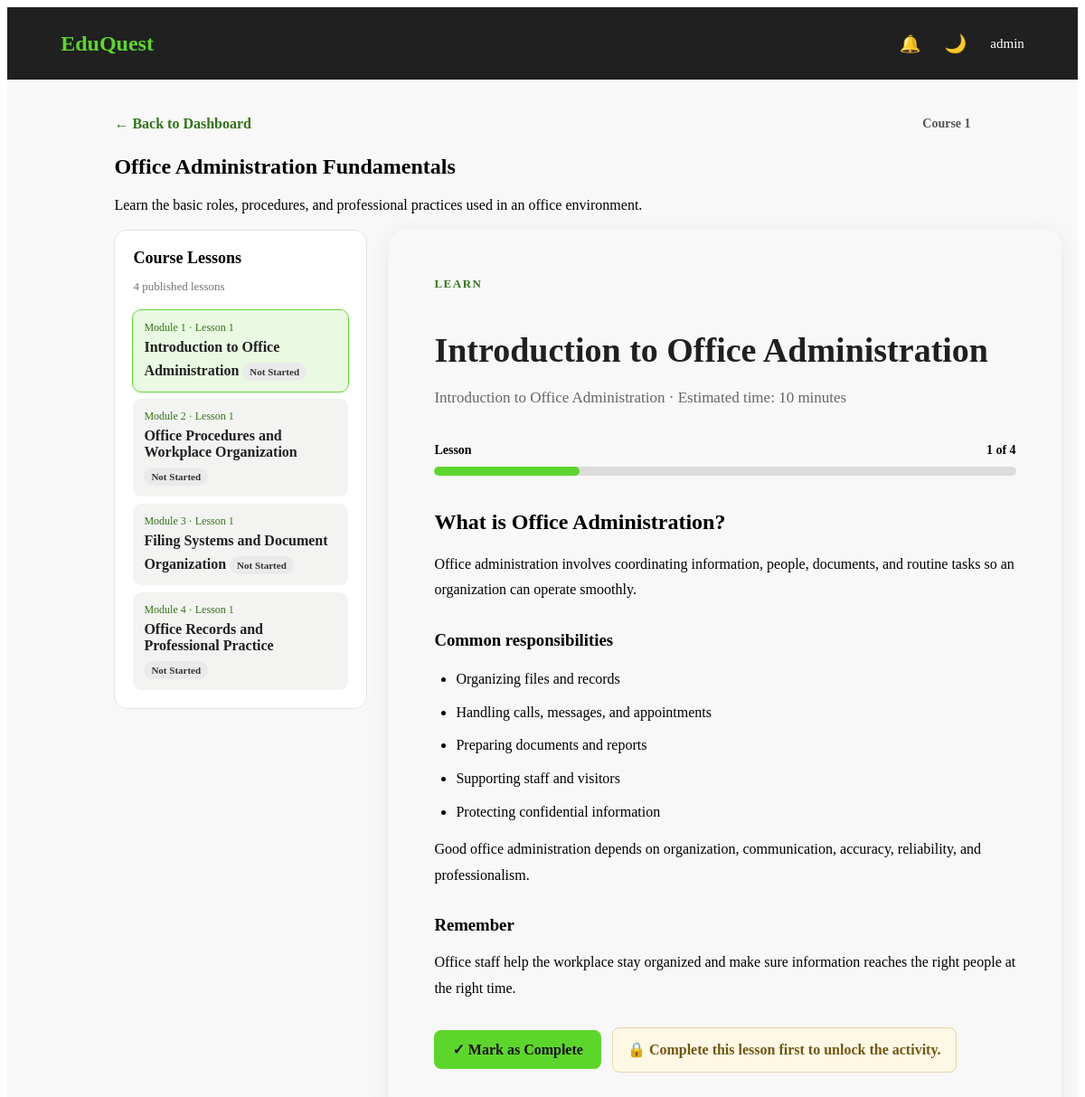
The page /EDUQUEST_FINAL/LessonPage.php?course_id=1 (signed in) on the database its author committed.
### tables this page shows
CREATE TABLE `courses` (
  `course_id` int(10) UNSIGNED NOT NULL,
  `course_title` varchar(200) NOT NULL,
  `course_description` text DEFAULT NULL,
  `course_number` tinyint(3) UNSIGNED NOT NULL,
  `thumbnail` varchar(255) DEFAULT NULL,
  `is_locked` tinyint(1) NOT NULL DEFAULT 0,
  `status` enum('draft','published','archived') NOT NULL DEFAULT 'draft',
  `created_at` timestamp NOT NULL DEFAULT current_timestamp(),
  `updated_at` timestamp NOT NULL DEFAULT current_timestamp() ON UPDATE current_timestamp()
);

CREATE TABLE `lessons` (
  `lesson_id` int(10) UNSIGNED NOT NULL,
  `module_id` int(10) UNSIGNED NOT NULL,
  `lesson_number` tinyint(3) UNSIGNED NOT NULL DEFAULT 1,
  `lesson_title` varchar(200) NOT NULL,
  `lesson_content` longtext NOT NULL,
  `estimated_minutes` smallint(5) UNSIGNED NOT NULL DEFAULT 10,
  `status` enum('draft','published','archived') NOT NULL DEFAULT 'draft',
  `created_at` timestamp NOT NULL DEFAULT current_timestamp(),
  `updated_at` timestamp NOT NULL DEFAULT current_timestamp() ON UPDATE current_timestamp()
);

CREATE TABLE `modules` (
  `module_id` int(10) UNSIGNED NOT NULL,
  `course_id` int(10) UNSIGNED NOT NULL,
  `module_number` tinyint(3) UNSIGNED NOT NULL,
  `module_title` varchar(200) NOT NULL,
  `module_description` text DEFAULT NULL,
  `status` enum('draft','published','archived') NOT NULL DEFAULT 'draft',
  `created_at` timestamp NOT NULL DEFAULT current_timestamp(),
  `updated_at` timestamp NOT NULL DEFAULT current_timestamp() ON UPDATE current_timestamp()
);

### EDUQUEST_FINAL/LessonPage.php (the view, shortened to what this page needs)
<?php
require_once "Admin_Portal/db_connect.php";
$conn->set_charset("utf8mb4");
function e($value) {
    return htmlspecialchars((string) $value, ENT_QUOTES, "UTF-8");
}
$userId = (int) ($_SESSION["user_id"] ?? 0);
$studentName = $_SESSION["username"]
    ?? $_SESSION["full_name"]
    ?? "Student";
$courseId = (int) (filter_input(
    INPUT_GET,
    "course_id",
    FILTER_VALIDATE_INT
) ?: 0);
$lessonId = (int) (filter_input(
    INPUT_GET,
    "lesson_id",
    FILTER_VALIDATE_INT
) ?: 0);
$moduleId = (int) (filter_input(
    INPUT_GET,
    "module_id",
    FILTER_VALIDATE_INT
) ?: 0);
$missionId = (int) (filter_input(
    INPUT_GET,
    "mission_id",
    FILTER_VALIDATE_INT
) ?: 0);
$course = null;
$lesson = null;
$lessons = [];
$errorMessage = "";
$currentIndex = 0;
$nextLesson = null;
if ($userId < 1) {
    $errorMessage = "Your login session is unavailable. Please log in again.";
} elseif ($courseId < 1) {
    $errorMessage = "No course was selected. Please return to your dashboard.";
} else {
    $stmt = $conn->prepare("
        SELECT
            course_id,
            course_title,
            course_description,
            course_number
        FROM courses
        WHERE course_id = ?
          AND status = 'published'
        LIMIT 1
    ");
    $stmt->bind_param("i", $courseId);
    $stmt->execute();
    $course = $stmt->get_result()->fetch_assoc();
    if (!$course) {
        $errorMessage = "Course not found or it is not currently available.";
    } else {
        $stmt = $conn->prepare("
            SELECT
                l.lesson_id,
                l.lesson_number,
                l.lesson_title,
                l.lesson_content,
                l.estimated_minutes,
                m.module_id,
                m.module_number,
                m.module_title,
                COALESCE(ulp.status, 'not_started') AS progress_status,
                ulp.started_at,
                ulp.completed_at
            FROM lessons l
            INNER JOIN modules m
                ON l.module_id = m.module_id
            LEFT JOIN user_lesson_progress ulp
                ON ulp.lesson_id = l.lesson_id
               AND ulp.user_id = ?
            WHERE m.course_id = ?
              AND m.status = 'published'
              AND l.status = 'published'
            ORDER BY
                m.module_number ASC,
                l.lesson_number ASC,
                l.lesson_id ASC
        ");
        $stmt->bind_param("ii", $userId, $courseId);
        $stmt->execute();
        $result = $stmt->get_result();
        while ($row = $result->fetch_assoc()) {
            $lessons[] = $row;
        }
        if (empty($lessons)) {
            $errorMessage = "This course does not have any published lessons yet.";
        } else {
            if ($lessonId > 0) {
                foreach ($lessons as $index => $item) {
                    if ((int) $item["lesson_id"] === $lessonId) {
                        $lesson = $item;
                        $currentIndex = $index;
                        break;
                    }
                }
                if (!$lesson) {
                    $errorMessage =
                        "This lesson does not belong to the selected course, or it is unavailable.";
                }
            } else {
                $lesson = $lessons[0];
                $currentIndex = 0;
            }
            if ($lesson && $missionId < 1) {
                $currentModuleId = (int) $lesson["module_id"];
                $stmt = $conn->prepare("
                    SELECT mission_id
                    FROM missions
                    WHERE module_id = ?
                    ORDER BY mission_order ASC, mission_id ASC
                    LIMIT 1
                ");
                $stmt->bind_param("i", $currentModuleId);
                $stmt->execute();
                $missionInfo = $stmt->get_result()->fetch_assoc();
                if ($missionInfo) {
                    $missionId = (int) $missionInfo["mission_id"];
                }
            }
            if ($lesson && $errorMessage === "") {
                $selectedLessonId = (int) $lesson["lesson_id"];
                foreach ($lessons as $index => $item) {
                    if ((int) $item["lesson_id"] === $selectedLessonId) {
                        $lessons[$index]["progress_status"] =
                            $lesson["progress_status"];
                        $lessons[$index]["completed_at"] =
                            $lesson["completed_at"];
                        break;
                    }
                }
                $nextLesson = null;
            }
        }
    }
}
?>
<!DOCTYPE html>
<html lang="en">
<head>
    <link rel="stylesheet" href="css/style.css">
</head>
<body>
<div class="page-container">
    <header class="topbar">
        <div class="welcome">
            <h2>EduQuest</h2>
        </div>
        <div class="profile">
            <span class="notification" aria-label="Notifications">
                🔔
            </span>
            <button
                type="button"
                class="dark-mode-btn"
                onclick="toggleDarkMode()"
                aria-label="Toggle dark mode"
            >
                🌙
            </button>
            <div class="profile-info">
                <span class="profile-name">
                    <?= e($studentName) ?>
                </span>
            </div>
        </div>
    </header>
    <main class="learning-container">
        <?php if ($errorMessage !== ""): ?>
            <section class="lesson-unavailable">
                <h1>Lesson Unavailable</h1>
                <p><?= e($errorMessage) ?></p>
                <div class="learning-actions">
                    <a href="DashboardPage.php" class="primary-btn">
                        ← Back to Dashboard
                    </a>
                </div>
            </section>
        <?php else: ?>
            <div class="learning-header">
                <a href="DashboardPage.php" class="back-link">
                    ← Back to Dashboard
                </a>
                <span class="mission-number">
                    Course <?= (int) $course["course_number"] ?>
                </span>
            </div>
            <section class="lesson-course-info">
                <h1><?= e($course["course_title"]) ?></h1>
                <?php if (!empty($course["course_description"])): ?>
                    <p><?= e($course["course_description"]) ?></p>
                <?php endif; ?>
            </section>
            <div class="lesson-layout">
                <aside class="lesson-list-card">
                    <h2>Course Lessons</h2>
                    <p class="course-name">
                        <?= count($lessons) ?> published
                        <?= count($lessons) === 1 ? "lesson" : "lessons" ?>
                    </p>
                    <nav class="lesson-list">
                        <?php foreach ($lessons as $item): ?>
                            <?php
                            $itemStatus = $item["progress_status"] ?? "not_started";
                            $statusLabel = match ($itemStatus) {
                                "completed" => "Completed",
                                "in_progress" => "In Progress",
                                default => "Not Started"
                            };
                            $statusClass = match ($itemStatus) {
                                "completed" => "completed",
                                "in_progress" => "in-progress",
                                default => ""
                            };
                            ?>
                            <a
                                href="LessonPage.php?course_id=<?= (int) $course["course_id"] ?>&amp;lesson_id=<?= (int) $item["lesson_id"] ?><?= $missionId > 0 ? '&amp;mission_id=' . (int) $missionId : '' ?>"
                                class="<?= (int) $item["lesson_id"] === (int) $lesson["lesson_id"] ? "active" : "" ?>"
                                <?= (int) $item["lesson_id"] === (int) $lesson["lesson_id"] ? 'aria-current="page"' : "" ?>
                            >
                                <span>
                                    Module <?= (int) $item["module_number"] ?>
                                    · Lesson <?= (int) $item["lesson_number"] ?>
                                </span>
                                <strong>
                                    <?= e($item["lesson_title"]) ?>
                                </strong>
                                <small class="lesson-status <?= e($statusClass) ?>">
                                    <?= e($statusLabel) ?>
                                </small>
                            </a>
                        <?php endforeach; ?>
                    </nav>
                </aside>
                <section class="learning-card">
                    <span class="section-label">
                        LEARN
                    </span>
                    <h1><?= e($lesson["lesson_title"]) ?></h1>
                    <p class="lesson-intro">
                        <?= e($lesson["module_title"]) ?>
                        · Estimated time:
                        <?= (int) $lesson["estimated_minutes"] ?> minutes
                    </p>
                    <div class="progress-section">
                        <div class="progress-info">
                            <span>Lesson</span>
                            <span>
                                <?= $currentIndex + 1 ?>
                                of
                                <?= count($lessons) ?>
                            </span>
                        </div>
                        <div class="progress-bar">
                            <div
                                class="progress-fill"
                                style="width: <?= round(($currentIndex + 1) / count($lessons) * 100) ?>%;">
                            </div>
                        </div>
                    </div>
                    <div class="lesson-content">
                        <?php if (trim((string) $lesson["lesson_content"]) !== ""): ?>
                            <?php
                            echo $lesson["lesson_content"];
                            ?>
                        <?php endif; ?>
                    </div>
                    <div class="lesson-actions">
                        <?php if ($lesson["progress_status"] === "completed"): ?>
                            <span class="completed-button">
                                ✓ Lesson Completed
                            </span>
                        <?php else: ?>
                            <form
                                method="POST"
                                action="LessonPage.php?course_id=<?= (int) $course["course_id"] ?>&amp;lesson_id=<?= (int) $lesson["lesson_id"] ?><?= $missionId > 0 ? '&amp;mission_id=' . (int) $missionId : '' ?>"
                            >
                                <button
                                    type="submit"
                                    name="complete_lesson"
                                    value="1"
                                    class="complete-lesson-btn"
                                >
                                    ✓ Mark as Complete
                                </button>
                            </form>
                        <?php endif; ?>
                        <?php if ($nextLesson): ?>
                            <a
                                href="LessonPage.php?course_id=<?= (int) $course["course_id"] ?>&amp;lesson_id=<?= (int) $nextLesson["lesson_id"] ?><?= $missionId > 0 ? '&amp;mission_id=' . (int) $missionId : '' ?>"
                                class="primary-btn"
                            >
                                Next Lesson →
                            </a>
                        <?php else: ?>
                            <p class="activity-locked-message" role="status">
                                🔒 Complete this lesson first to unlock the activity.
                            </p>
                        <?php endif; ?>
                    </div>
                </section>
            </div>
        <?php endif; ?>
    </main>
</div>
</body>
</html>

### rows shown on the page
courses: course_number "1", course_title "Office Administration Fundamentals", course_description "Learn the basic roles, procedures, and professional practices used in an office environment."
lessons: module.module_number "1", lesson_number "1", lesson_title "Introduction to Office Administration", statusLabel "Not Started", estimated_minutes "10", lesson_content "What is Office Administration? Office administration involves coordinating information, people, documents, and routine tasks so an organization can operate smoothly. Common responsibilities Organizing files and records Handling calls, messages, and appointments Preparing documents and reports Supporting staff and visitors Protecting confidential information Good office administration depends on organization, communication, accuracy, reliability, and professionalism. Remember Office staff help the workplace stay organized and make sure information reaches the right people at the right time."
lessons: module.module_number "2", lesson_number "1", lesson_title "Office Procedures and Workplace Organization", statusLabel "Not Started"
lessons: module.module_number "3", lesson_number "1", lesson_title "Filing Systems and Document Organization", statusLabel "Not Started"
lessons: module.module_number "4", lesson_number "1", lesson_title "Office Records and Professional Practice", statusLabel "Not Started"
modules: module_title "Introduction to Office Administration"

### other values the page prints
$studentName "admin"
count($lessons) "4"
$currentIndex + 1 "1"
